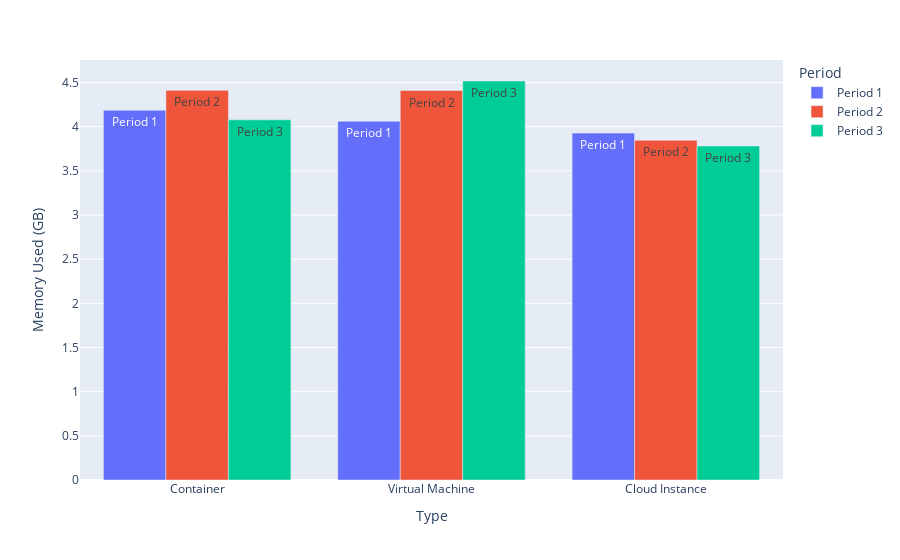

Write notebook code for a chart like this one.
### Code cell
# Bar plot of the average memory usage for apache web server under 4G memory stress

container_apache_memory_4G_average_df = container_apache_memory_4G_average.transpose().reset_index().rename(columns={0: "Memory Used (GB)", "index": "Period"})
container_apache_memory_4G_average_df["Type"] = "Container"

vm_apache_memory_4G_average_df = vm_apache_memory_4G_average.transpose().reset_index().rename(columns={0: "Memory Used (GB)", "index": "Period"})
vm_apache_memory_4G_average_df["Type"] = "Virtual Machine"

ec2_apache_memory_4G_average_df = ec2_apache_memory_4G_average.transpose().reset_index().rename(columns={0: "Memory Used (GB)", "index": "Period"})
ec2_apache_memory_4G_average_df["Type"] = "Cloud Instance"

df_4G_average = pd.concat([container_apache_memory_4G_average_df,vm_apache_memory_4G_average_df,ec2_apache_memory_4G_average_df])


fig = px.bar(df_4G_average, x="Type", y="Memory Used (GB)",
             color='Period', barmode="group",text="Period")
fig.show()

### Figure 1 — Plotly figure (JSON) as saved in the notebook; plotly's stock layout.template omitted (floating-point values rounded to 4 significant figures)
{"data": [{"alignmentgroup": "True", "hovertemplate": "Period=%{text}<br>Type=%{x}<br>Memory Used (GB)=%{y}<extra></extra>", "legendgroup": "Period 1", "marker": {"color": "#636efa", "pattern": {"shape": ""}}, "name": "Period 1", "offsetgroup": "Period 1", "orientation": "v", "showlegend": true, "text": ["Period 1", "Period 1", "Period 1"], "textposition": "auto", "type": "bar", "x": ["Container", "Virtual Machine", "Cloud Instance"], "xaxis": "x", "y": [4.185, 4.062, 3.927], "yaxis": "y"}, {"alignmentgroup": "True", "hovertemplate": "Period=%{text}<br>Type=%{x}<br>Memory Used (GB)=%{y}<extra></extra>", "legendgroup": "Period 2", "marker": {"color": "#EF553B", "pattern": {"shape": ""}}, "name": "Period 2", "offsetgroup": "Period 2", "orientation": "v", "showlegend": true, "text": ["Period 2", "Period 2", "Period 2"], "textposition": "auto", "type": "bar", "x": ["Container", "Virtual Machine", "Cloud Instance"], "xaxis": "x", "y": [4.411, 4.41, 3.846], "yaxis": "y"}, {"alignmentgroup": "True", "hovertemplate": "Period=%{text}<br>Type=%{x}<br>Memory Used (GB)=%{y}<extra></extra>", "legendgroup": "Period 3", "marker": {"color": "#00cc96", "pattern": {"shape": ""}}, "name": "Period 3", "offsetgroup": "Period 3", "orientation": "v", "showlegend": true, "text": ["Period 3", "Period 3", "Period 3"], "textposition": "auto", "type": "bar", "x": ["Container", "Virtual Machine", "Cloud Instance"], "xaxis": "x", "y": [4.077, 4.517, 3.781], "yaxis": "y"}], "layout": {"barmode": "group", "legend": {"title": {"text": "Period"}, "tracegroupgap": 0}, "margin": {"t": 60}, "xaxis": {"anchor": "y", "domain": [0, 1], "title": {"text": "Type"}}, "yaxis": {"anchor": "x", "domain": [0, 1], "title": {"text": "Memory Used (GB)"}}}}
